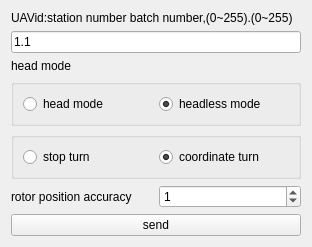
<?xml version="1.0" encoding="UTF-8"?>
<ui version="4.0">
 <class>CmdFlightTurn</class>
 <widget class="QWidget" name="CmdFlightTurn">
  <property name="geometry">
   <rect>
    <x>0</x>
    <y>0</y>
    <width>312</width>
    <height>231</height>
   </rect>
  </property>
  <property name="windowTitle">
   <string>Form</string>
  </property>
  <layout class="QVBoxLayout" name="verticalLayout">
   <item>
    <spacer name="verticalSpacer">
     <property name="orientation">
      <enum>Qt::Vertical</enum>
     </property>
     <property name="sizeHint" stdset="0">
      <size>
       <width>20</width>
       <height>8</height>
      </size>
     </property>
    </spacer>
   </item>
   <item>
    <widget class="QLabel" name="label_2">
     <property name="text">
      <string>UAVid:station number batch number,(0~255).(0~255)</string>
     </property>
    </widget>
   </item>
   <item>
    <widget class="QLineEdit" name="lineEditID">
     <property name="inputMask">
      <string/>
     </property>
     <property name="text">
      <string>1.1</string>
     </property>
     <property name="maxLength">
      <number>7</number>
     </property>
    </widget>
   </item>
   <item>
    <widget class="QLabel" name="label">
     <property name="text">
      <string>head mode</string>
     </property>
    </widget>
   </item>
   <item>
    <widget class="QGroupBox" name="groupBox">
     <property name="title">
      <string/>
     </property>
     <layout class="QHBoxLayout" name="horizontalLayout_5">
      <item>
       <layout class="QHBoxLayout" name="horizontalLayout_2">
        <item>
         <widget class="QRadioButton" name="radioHeader">
          <property name="text">
           <string>head mode</string>
          </property>
         </widget>
        </item>
        <item>
         <widget class="QRadioButton" name="radioNoHeader">
          <property name="text">
           <string>headless mode</string>
          </property>
          <property name="checked">
           <bool>true</bool>
          </property>
         </widget>
        </item>
       </layout>
      </item>
     </layout>
    </widget>
   </item>
   <item>
    <widget class="QGroupBox" name="groupBox_2">
     <property name="title">
      <string/>
     </property>
     <layout class="QHBoxLayout" name="horizontalLayout_4">
      <item>
       <layout class="QHBoxLayout" name="horizontalLayout_3">
        <item>
         <widget class="QRadioButton" name="radioStopTurn">
          <property name="text">
           <string>stop turn</string>
          </property>
         </widget>
        </item>
        <item>
         <widget class="QRadioButton" name="radioTurn">
          <property name="text">
           <string>coordinate turn</string>
          </property>
          <property name="checked">
           <bool>true</bool>
          </property>
         </widget>
        </item>
       </layout>
      </item>
     </layout>
    </widget>
   </item>
   <item>
    <layout class="QHBoxLayout" name="horizontalLayout">
     <item>
      <widget class="QLabel" name="label_3">
       <property name="text">
        <string>rotor position accuracy</string>
       </property>
      </widget>
     </item>
     <item>
      <widget class="QSpinBox" name="spinBoxNum">
       <property name="maximum">
        <number>200</number>
       </property>
       <property name="value">
        <number>1</number>
       </property>
      </widget>
     </item>
    </layout>
   </item>
   <item>
    <widget class="QPushButton" name="pushButtonSend">
     <property name="text">
      <string>send</string>
     </property>
    </widget>
   </item>
   <item>
    <spacer name="verticalSpacer_2">
     <property name="orientation">
      <enum>Qt::Vertical</enum>
     </property>
     <property name="sizeHint" stdset="0">
      <size>
       <width>20</width>
       <height>12</height>
      </size>
     </property>
    </spacer>
   </item>
  </layout>
 </widget>
 <resources/>
 <connections/>
</ui>
